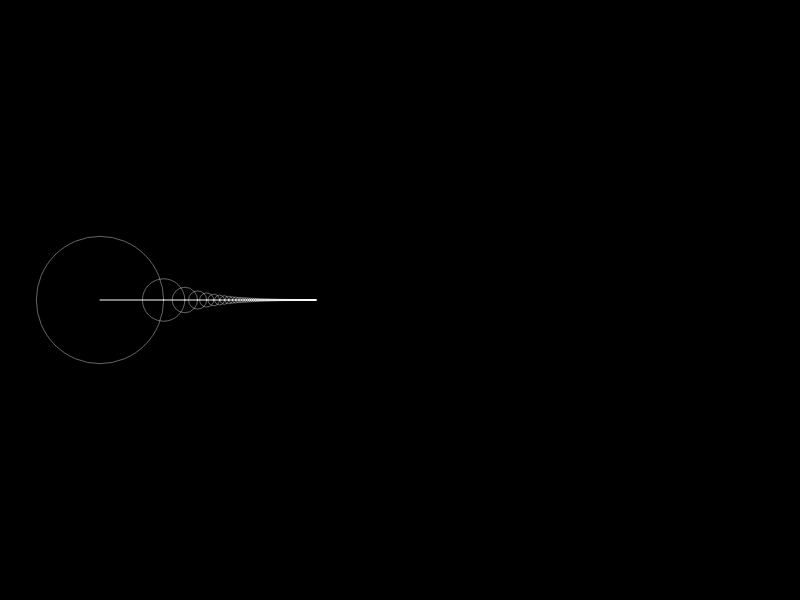
Frame 1 (no input)
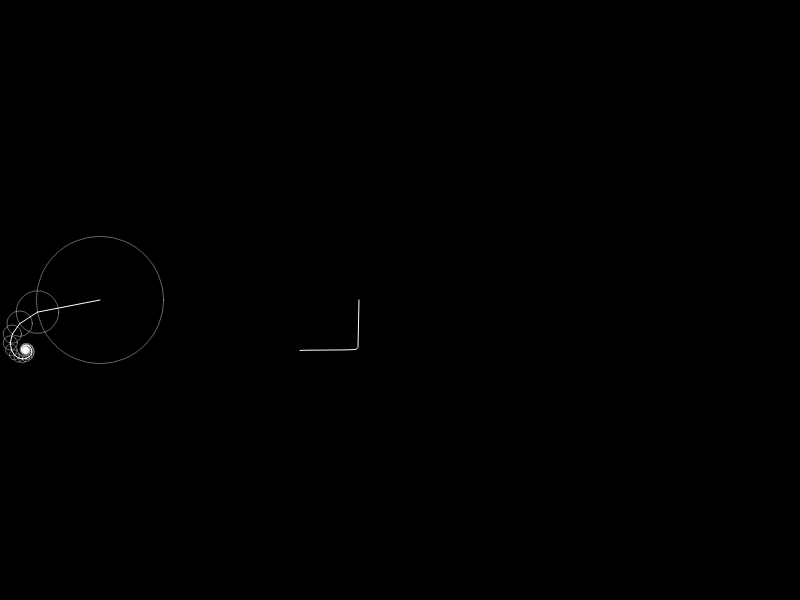
Frame 60 (no input)
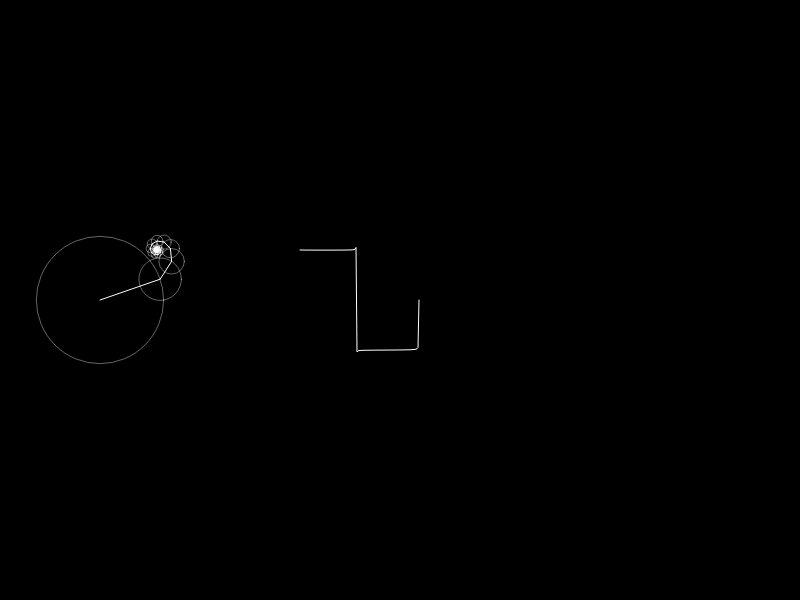
Frame 120 (the mouse pressed at the canvas centre since frame 60)

The p5.js sketch that drew these frames (run headless with seeded random() and noise() and a simulated clock; from frame 60 on, the mouse is pressed at the canvas centre):

// p5.js sketch
// ── sketch.js
function setup() {
    createCanvas(800, 600)
}


let angle = 0
let radius = 50
let wave = []

function drawEpiCycles(n) {
    let x = 0;
    let y = 0;

    for (let i = 0; i < n; i++) {
        let k = 2 * i + 1
        let prevX = x
        let prevY = y
        // let curRadius = radius / ((i + 1) * 2)
        // let curAngle = angle / (i * 2 + 1)
        const factor = 4 * radius / PI
        noFill()
        stroke(255, 100)
        circle(prevX, prevY, 2 * (factor / k))
        x += factor * cos(k * angle) / k
        y += factor * sin(k * angle) / k
        stroke(255)
        line(prevX, prevY, x, y)
        // fill(255)
        // circle(x, y, 8)
    }
    wave.unshift(y)
    if (wave.length > 600) {
        wave.pop()
    }
}

function draw() {
    const N = 125;
    background(0);
    translate(radius * 2, height / 2)
    drawEpiCycles(N)
    const dt = 0.05
    angle += dt

    //draw wave
    translate(width / 4, 0)
    noFill()
    beginShape()

    for (let i = 0; i < wave.length; i++) {
        vertex(i, wave[i])
    }
    endShape()
}
// ── sketch_ct.js
let x = [];
let y = [];
let fourierX;
let fourierY;
let time = 0;
let path = [];

function setup() {
  createCanvas(800, 600);
  let path = document.getElementById("key_svg")
  for (let i = 0; i < 100; i++) {
    x.push(i)
    y.push(i)
  }
  fourierX = dft(x);
  fourierY = dft(y);

  fourierX.sort((a, b) => b.amp - a.amp);
  fourierY.sort((a, b) => b.amp - a.amp);
}

function dft(x) {
  const X = [];
  const N = x.length;
  for (let k = 0; k < N; k++) {
    let re = 0;
    let im = 0;
    for (let n = 0; n < N; n++) {
      const phi = (TWO_PI * k * n) / N;
      re += x[n] * cos(phi);
      im -= x[n] * sin(phi);
    }
    re = re / N;
    im = im / N;

    let freq = k;
    let amp = sqrt(re * re + im * im);
    let phase = atan2(im, re);
    X[k] = { re, im, freq, amp, phase };
  }
  return X;
}

function epiCycles(x, y, rotation, fourier) {
  for (let i = 0; i < fourier.length; i++) {
    let prevx = x;
    let prevy = y;
    let freq = fourier[i].freq;
    let radius = fourier[i].amp;
    let phase = fourier[i].phase;
    x += radius * cos(freq * time + phase + rotation);
    y += radius * sin(freq * time + phase + rotation);

    stroke(255, 100);
    noFill();
    ellipse(prevx, prevy, radius * 2);
    stroke(255);
    line(prevx, prevy, x, y);
  }
  return createVector(x, y);
}

function draw() {
  background(0);

  let vx = epiCycles(width / 2 + 100, 100, 0, fourierX);
  let vy = epiCycles(100, height / 2 + 100, HALF_PI, fourierY);
  let v = createVector(vx.x, vy.y);
  path.unshift(v);
  line(vx.x, vx.y, v.x, v.y);
  line(vy.x, vy.y, v.x, v.y);

  beginShape();
  noFill();
  for (let i = 0; i < path.length; i++) {
    vertex(path[i].x, path[i].y);
  }
  endShape();

  const dt = TWO_PI / fourierY.length;
  time += dt;

  if (time > TWO_PI) {
    time = 0;
    path = [];
  }

}
